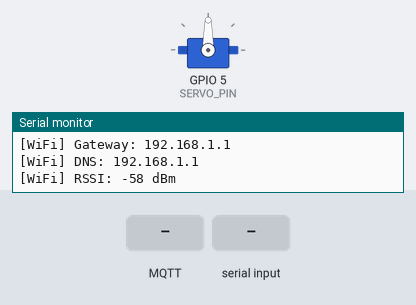
The sketch below on a simulated ESP32. Parts: servo, the last lines printed to the serial monitor. Inputs (shaded band) come from the test bench. WiFi joins after 1.5 s; servers stay silent unless stated; no MQTT or app messages arrive unless stated.

Above: at 4.2 s.
4.3 s: MQTT message "MOVE_RIGHT" arrives on the first subscribed topic
At 5.33 s:
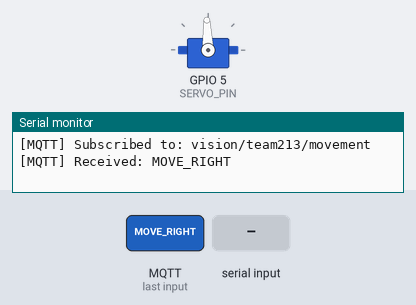
7.3 s: "NO_FACE\n" received over Serial
At 9.6 s:
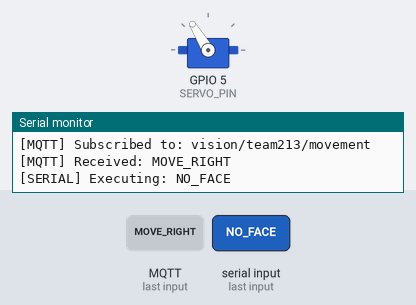
10.3 s: MQTT message "NO_FACE" arrives on the first subscribed topic
At 12.9 s:
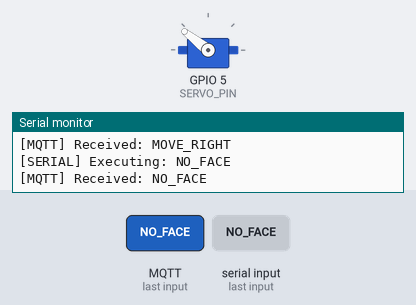
13.3 s: "NO_FACE\n" received over Serial
At 15.9 s:
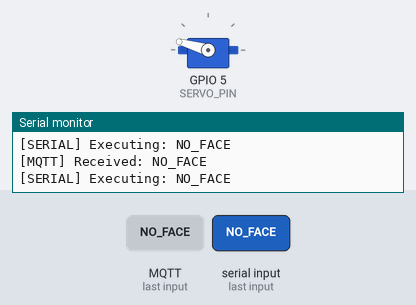
16.3 s: MQTT message "NO_FACE" arrives on the first subscribed topic
At 18.4 s:
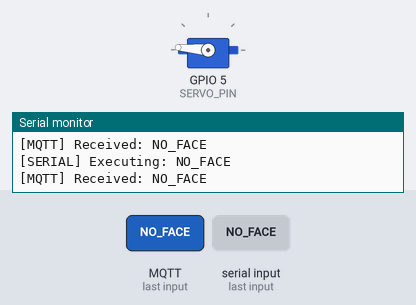
19.3 s: "MOVE_LEFT\n" received over Serial
At 19.61 s:
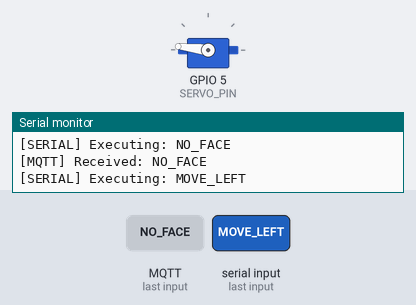
Timing chart, 0 to 22.3 s (numbered marks = the images above; inputs shaded):
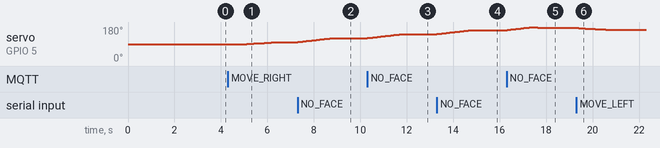

Measured:
- after the input at 4.3 s, servo on GPIO 5 (SERVO_PIN): moves from 90° to 100° over 1.3 s, starting after 0.82 s
- after the input at 7.3 s, servo on GPIO 5 (SERVO_PIN): moves from 100° to 121° over 1.4 s, starting at once
- after the input at 10.3 s, servo on GPIO 5 (SERVO_PIN): moves from 121° to 142° over 1.4 s, starting at once
- after the input at 13.3 s, servo on GPIO 5 (SERVO_PIN): moves from 142° to 164° over 1.5 s, starting at once
- after the input at 16.3 s, servo on GPIO 5 (SERVO_PIN): rises from 164° to 180° in 1.1 s, then falls to 175° in 0.37 s
- after the input at 19.3 s, servo on GPIO 5 (SERVO_PIN): moves from 175° to 165° over 1.3 s, starting after 0.10 s

The sketch:

vision_servo.ino
```cpp
#define USE_US_TIMER

#include <WiFi.h>
#include <PubSubClient.h>
#include <ESP32Servo.h>

const char* WIFI_SSID = "Tecno pop";
const char* WIFI_PASSWORD = "tecnopop";
// =========================
// MQTT Settings (sync with src/network_config.py)
// =========================
const char* MQTT_SERVER = "157.173.101.159";
const uint16_t MQTT_PORT = 1883;

const char* MQTT_TOPIC = "vision/team213/movement";
const char* MQTT_CLIENT_ID_PREFIX = "esp32_team213";

// =========================
// Servo Configuration
// =========================
const uint8_t SERVO_PIN = 5; // Recommended ESP32 pin

const int SERVO_MIN_ANGLE = 0;
const int SERVO_MAX_ANGLE = 180;
const int SERVO_CENTER_ANGLE = 90;
const int SERVO_MIN_PULSE_US = 500;
const int SERVO_MAX_PULSE_US = 2400;

const float TRACK_STEP = 0.22f;
const float SCAN_STEP = 0.40f;

const unsigned long TRACK_INTERVAL_MS = 32;
const unsigned long SCAN_INTERVAL_MS = 28;
const unsigned long COMMAND_TIMEOUT_MS = 1500;

// Set true if MOVE_LEFT / MOVE_RIGHT are still backwards on your mount
const bool REVERSE_SERVO = false;

// =========================
// Command Types
// =========================
enum MovementCommand {
  CMD_IDLE,
  CMD_LEFT,
  CMD_RIGHT,
  CMD_CENTER,
  CMD_HOME,
  CMD_SCAN
};

// =========================
// Global Objects
// =========================
WiFiClient wifiClient;
PubSubClient mqttClient(wifiClient);
Servo panServo;

// =========================
// State Variables
// =========================
MovementCommand currentCommand = CMD_IDLE;

float servoAngle = SERVO_CENTER_ANGLE;
int sweepDirection = 1;

unsigned long lastMoveAt = 0;
unsigned long lastReconnectAttempt = 0;
unsigned long lastCommandAt = 0;
String mqttClientId = "";

// ======================================================
// Servo Functions
// ======================================================

int angleToPulse(float angle) {
  float normalized =
      (angle - SERVO_MIN_ANGLE) /
      float(SERVO_MAX_ANGLE - SERVO_MIN_ANGLE);

  return SERVO_MIN_PULSE_US +
      int((normalized * (SERVO_MAX_PULSE_US - SERVO_MIN_PULSE_US)) + 0.5f);
}

void setServoAngle(float angle) {
  if (angle < SERVO_MIN_ANGLE) {
    angle = SERVO_MIN_ANGLE;
  }

  if (angle > SERVO_MAX_ANGLE) {
    angle = SERVO_MAX_ANGLE;
  }

  servoAngle = angle;
  panServo.writeMicroseconds(angleToPulse(servoAngle));
}

void applyTrackingStep(int logicalDirection) {

  int direction =
      REVERSE_SERVO ? -logicalDirection : logicalDirection;

  setServoAngle(
      servoAngle + (direction * TRACK_STEP)
  );
}

// ======================================================
// Command Parsing
// ======================================================

MovementCommand parseCommand(String message) {

  message.trim();
  String upper = message;
  upper.toUpperCase();

  // JSON from vision_node.py: {"status":"MOVE_LEFT",...}
  if (upper.indexOf("MOVE_LEFT") >= 0) {
    return CMD_LEFT;
  }
  if (upper.indexOf("MOVE_RIGHT") >= 0) {
    return CMD_RIGHT;
  }
  if (upper.indexOf("CENTERED") >= 0) {
    return CMD_CENTER;
  }
  if (upper.indexOf("NO_FACE") >= 0) {
    return CMD_SCAN;
  }

  // Plain serial / test commands
  if (upper.startsWith("CMD_")) {
    upper = upper.substring(4);
  }
  if (upper == "LEFT") {
    return CMD_LEFT;
  }
  if (upper == "RIGHT") {
    return CMD_RIGHT;
  }
  if (upper == "CENTER") {
    return CMD_CENTER;
  }
  if (upper == "HOME") {
    return CMD_HOME;
  }
  if (upper == "SCAN") {
    return CMD_SCAN;
  }
  if (upper == "IDLE") {
    return CMD_IDLE;
  }

  return CMD_IDLE;
}

// ======================================================
// MQTT Callback
// ======================================================

void mqttCallback(
    char* topic,
    byte* payload,
    unsigned int length
) {

  String message = "";

  for (unsigned int i = 0; i < length; i++) {
    message += (char)payload[i];
  }

  currentCommand = parseCommand(message);

  lastCommandAt = millis();

  Serial.print("[MQTT] Received: ");
  Serial.println(message);
}

// ======================================================
// Serial Input
// ======================================================

void handleSerial() {

  if (Serial.available() > 0) {

    String input =
        Serial.readStringUntil('\n');

    input.trim();

    MovementCommand newCmd =
        parseCommand(input);

    currentCommand = newCmd;

    lastCommandAt = millis();

    Serial.print("[SERIAL] Executing: ");
    Serial.println(input);
  }
}

// ======================================================
// Wi-Fi Connection
// ======================================================

void connectWiFi() {

  if (WiFi.status() == WL_CONNECTED) {
    return;
  }

  Serial.println("[WiFi] Connecting...");

  WiFi.mode(WIFI_STA);

  // Disconnect old attempts first
  WiFi.disconnect(true);

  delay(1000);

  WiFi.begin(WIFI_SSID, WIFI_PASSWORD);

  unsigned long startAttemptTime = millis();

  while (
      WiFi.status() != WL_CONNECTED &&
      millis() - startAttemptTime < 15000
  ) {

    delay(500);
    Serial.print(".");
  }

  if (WiFi.status() == WL_CONNECTED) {

    Serial.println();
    Serial.println("[WiFi] Connected!");

    Serial.print("[WiFi] IP Address: ");
    Serial.println(WiFi.localIP());
    Serial.print("[WiFi] Gateway: ");
    Serial.println(WiFi.gatewayIP());
    Serial.print("[WiFi] DNS: ");
    Serial.println(WiFi.dnsIP());
    Serial.print("[WiFi] RSSI: ");
    Serial.print(WiFi.RSSI());
    Serial.println(" dBm");

  } else {

    Serial.println();
    Serial.println("[WiFi] Connection Failed");
  }
}
// ======================================================
// MQTT Connection
// ======================================================

bool connectMqtt() {

  if (mqttClient.connected()) {
    return true;
  }

  if (WiFi.status() != WL_CONNECTED) {
    return false;
  }

  if (millis() - lastReconnectAttempt < 5000) {
    return false;
  }

  lastReconnectAttempt = millis();

  mqttClient.setServer(MQTT_SERVER, MQTT_PORT);
  Serial.print("[MQTT] Connecting to ");
  Serial.print(MQTT_SERVER);
  Serial.print(" as ");
  Serial.print(mqttClientId);
  Serial.print("...");

  if (!mqttClient.connect(mqttClientId.c_str())) {
    Serial.print(" failed, rc=");
    Serial.println(mqttClient.state());
    return false;
  }

  Serial.println("Connected");
  mqttClient.subscribe(MQTT_TOPIC);
  Serial.print("[MQTT] Subscribed to: ");
  Serial.println(MQTT_TOPIC);

  return true;
}

// ======================================================
// Servo Logic
// ======================================================

void handleServo() {

  unsigned long now = millis();

  // Auto idle timeout
  if ((now - lastCommandAt) >
      COMMAND_TIMEOUT_MS) {

    currentCommand = CMD_IDLE;
  }

  // ----------------------
  // CENTER means the face is centered, so hold the current servo angle.
  // ----------------------
  if (currentCommand == CMD_CENTER || currentCommand == CMD_IDLE) {
    return;
  }

  // ----------------------
  // HOME
  // ----------------------
  if (currentCommand == CMD_HOME) {

    setServoAngle(SERVO_CENTER_ANGLE);

    currentCommand = CMD_IDLE;

    return;
  }

  // ----------------------
  // SCAN MODE
  // ----------------------
  if (currentCommand == CMD_SCAN) {

    if (
        now - lastMoveAt <
        SCAN_INTERVAL_MS
    ) {
      return;
    }

    lastMoveAt = now;

    setServoAngle(
        servoAngle +
        (sweepDirection * SCAN_STEP)
    );

    if (servoAngle >= SERVO_MAX_ANGLE) {
      sweepDirection = -1;
    }

    if (servoAngle <= SERVO_MIN_ANGLE) {
      sweepDirection = 1;
    }

    return;
  }

  // ----------------------
  // LEFT / RIGHT TRACKING
  // ----------------------
  if (
      now - lastMoveAt <
      TRACK_INTERVAL_MS
  ) {
    return;
  }

  lastMoveAt = now;

  if (currentCommand == CMD_LEFT) {

    applyTrackingStep(-1);

  } else if (
      currentCommand == CMD_RIGHT
  ) {

    applyTrackingStep(1);
  }
}

// ======================================================
// Setup
// ======================================================

void setup() {

  Serial.begin(115200);

  delay(500);

  Serial.println();
  Serial.println(
      "[SYS] ESP32 Face Servo Initializing..."
  );
  mqttClientId =
      String(MQTT_CLIENT_ID_PREFIX) +
      "-" +
      String((uint32_t)ESP.getEfuseMac(), HEX);
  Serial.print("[MQTT] Client ID: ");
  Serial.println(mqttClientId);

  // ----------------------
  // ESP32 Servo Setup
  // ----------------------
  ESP32PWM::allocateTimer(0);

  panServo.setPeriodHertz(50);

  panServo.attach(
      SERVO_PIN,
      SERVO_MIN_PULSE_US,
      SERVO_MAX_PULSE_US
  );

  setServoAngle(SERVO_CENTER_ANGLE);

  // ----------------------
  // MQTT Setup
  // ----------------------
  mqttClient.setServer(
      MQTT_SERVER,
      MQTT_PORT
  );

  mqttClient.setCallback(mqttCallback);

  // ----------------------
  // WiFi
  // ----------------------
  connectWiFi();

  lastCommandAt = millis();
}

// ======================================================
// Main Loop
// ======================================================

void loop() {

  // Wi-Fi reconnect
  if (WiFi.status() != WL_CONNECTED) {
    connectWiFi();
  }

  // MQTT reconnect
  if (!mqttClient.connected()) {
    connectMqtt();
  }

  mqttClient.loop();

  // Serial commands
  handleSerial();

  // Servo movement
  handleServo();

  delay(1);
}
```
